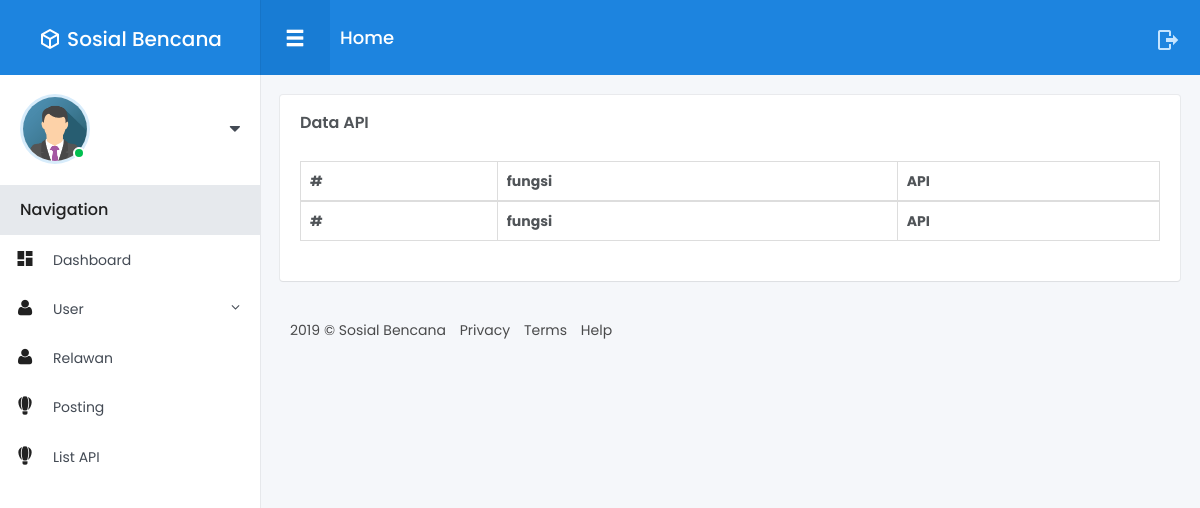
/index.php/admin/listAPI, run on an earlier commit of the app's database.
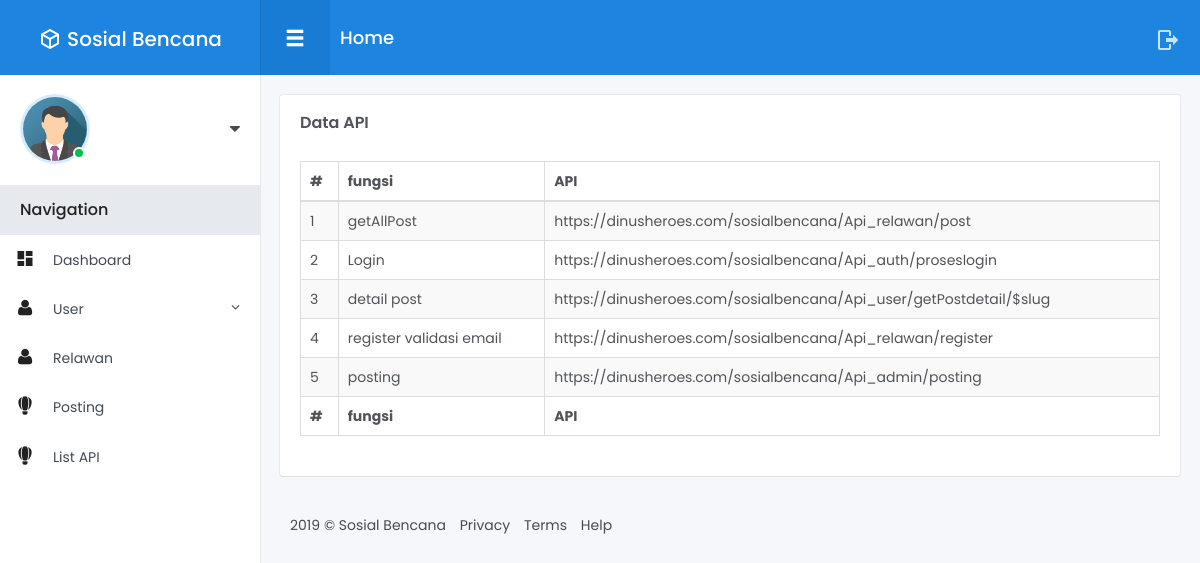
And on a later commit of the database.
### tables this page shows
CREATE TABLE `list_api` (
  `id` int(11) NOT NULL,
  `fungsi` varchar(50) NOT NULL,
  `api` varchar(250) NOT NULL
);

### application/controllers/Admin.php (called while the page is built, shortened)
<?php
class Admin extends CI_Controller {
	public function __construct()
	{
		$this->load->model('Admin_model');
		$this->load->model('Jumlah_model');
    }
    public function listAPI()
    {
        $data=array(
            'api'=>$this->Admin_model->get('list_api')
        );
        $this->load->view('Admin/listapi',$data);
    }
}

### index.php (called while the page is built, shortened)
<?php
require_once BASEPATH.'core/CodeIgniter.php';

### application/models/Admin_model.php (called while the page is built, shortened)
<?php
class Admin_model extends CI_Model {
    public function get($table)
    {
        $this->db->select('*');
        $this->db->from($table);
        return $this->db->get()->result_array();
    }
}

### application/views/Admin/listapi.php (the view, shortened to what this page needs)
<!DOCTYPE html>
<html lang="en">
<head>
	<?php $this->load->view('Admin/include/css'); ?>
</head>
<body>
<div class="main-menu">
	<header class="header">
		<?php $this->load->view('Admin/include/header'); ?>
	</header>
	<div class="content">
        <?php $this->load->view('Admin/include/sidebar'); ?>
	</div>
</div>
<div class="fixed-navbar">
	<?php $this->load->view('Admin/include/navbar'); ?>
</div>
<div id="wrapper">
	<div class="main-content">
		<div class="row small-spacing">
            <div class="col-lg-12">
				<div class="box-content">
					<h4 class="box-title">Data API</h4>
					<table id="example" class="table table-striped table-bordered display" style="width:100%">
						<thead>
							<tr>
								<th>#</th>
								<th>fungsi</th>
								<th>API</th>
							</tr>
						</thead>
						<tfoot>
							<tr>
                                <th>#</th>
								<th>fungsi</th>
								<th>API</th>
							</tr>
						</tfoot>
						<tbody>
							<?php
							$no = 1;
							foreach($api as $api) {
							?>
							<tr>
								<td><?php echo $no++; ?></td>
								<td><?php echo $api['fungsi']; ?></td>
								<td><?php echo $api['api']; ?></td>
                            </tr>
							<?php } ?>
                        </tbody>
					</table>
				</div>
			</div>
		</div>
		<footer class="footer">
			<?php $this->load->view('Admin/include/footer'); ?>
		</footer>
	</div>
</div>
</body>
</html>

### application/views/Admin/include/css.php (shortened to what this page needs)
<link rel="stylesheet" href="<?php echo base_url(); ?>asset/admin/styles/style.min.css">
<link rel="stylesheet" href="<?php echo base_url(); ?>asset/admin/fonts/material-design/css/materialdesignicons.css">
<link rel="stylesheet" href="<?php echo base_url(); ?>asset/admin/plugin/mCustomScrollbar/jquery.mCustomScrollbar.min.css">
<link rel="stylesheet" href="<?php echo base_url(); ?>asset/admin/plugin/waves/waves.min.css">
<link rel="stylesheet" href="<?php echo base_url(); ?>asset/admin/plugin/sweet-alert/sweetalert.css">
<link rel="stylesheet" href="<?php echo base_url(); ?>asset/admin/plugin/chart/morris/morris.css">
<link rel="stylesheet" href="<?php echo base_url(); ?>asset/admin/plugin/datatables/media/css/dataTables.bootstrap.min.css">
<link rel="stylesheet" href="<?php echo base_url(); ?>asset/admin/plugin/datatables/extensions/Responsive/css/responsive.bootstrap.min.css">
<link rel="stylesheet" href="https://unpkg.com/leaflet@1.4.0/dist/leaflet.css"/>

### application/views/Admin/include/header.php (shortened to what this page needs)
<a href="<?php echo base_url('admin'); ?>" class="logo"><i class="ico mdi mdi-cube-outline"></i><?php echo SITE_NAME; ?></a>
<div class="user">
    <a href="#" class="avatar"><img src="<?php echo base_url('asset/img/sosial/avatar.png') ?>" alt=""><span class="status online"></span></a>
    <div class="control-wrap js__drop_down">
        <i class="fa fa-caret-down js__drop_down_button"></i>
    </div>
</div>

### application/views/Admin/include/sidebar.php (shortened to what this page needs)
<div class="navigation">
	<h5 class="title">Navigation</h5>
	<ul class="menu js__accordion">
		<li class="">
			<a class="waves-effect" href="<?php echo base_url('admin'); ?>"><i class="menu-icon mdi mdi-view-dashboard"></i><span>Dashboard</span></a>
		</li>
		<li>
			<a class="waves-effect parent-item js__control" href="#"><i class="menu-icon fa fa-user"></i><span>User</span><span class="menu-arrow fa fa-angle-down"></span></a>
		</li>
		<li class="">
			<a class="waves-effect" href="<?php echo base_url('user/relawan'); ?>"><i class="menu-icon fa fa-user"></i><span>Relawan</span></a>
		</li>
		<li class="">
			<a class="waves-effect" href="<?php echo base_url('posting'); ?>"><i class="menu-icon mdi mdi-airballoon"></i><span>Posting</span></a>
		</li>
		<li class="">
			<a class="waves-effect" href="<?php echo base_url('Admin/listAPI'); ?>"><i class="menu-icon mdi mdi-airballoon"></i><span>List API</span></a>
		</li>
	</ul>
</div>

### application/views/Admin/include/navbar.php
<div class="pull-left">
    <button type="button" class="menu-mobile-button glyphicon glyphicon-menu-hamburger js__menu_mobile"></button>
    <a href="<?php echo base_url('/'); ?>" style="color: #fff;"><h1 class="page-title">Home</h1></a>
</div>
<div class="pull-right">
    <a href="<?php echo base_url('logout'); ?>" class="ico-item mdi mdi-logout"></a>
</div>

### application/views/Admin/include/footer.php
<ul class="list-inline">
    <li><?php echo date('Y'); ?> © <?php echo SITE_NAME; ?></li>
    <li><a href="#">Privacy</a></li>
    <li><a href="#">Terms</a></li>
    <li><a href="#">Help</a></li>
</ul>

What changed in the data, as far as the page shows it:
added list_api: fungsi "getAllPost", api "https://dinusheroes.com/sosialbencana/Api_relawan/post"
added list_api: fungsi "Login", api "https://dinusheroes.com/sosialbencana/Api_auth/proseslogin"
added list_api: fungsi "detail post", api "https://dinusheroes.com/sosialbencana/Api_user/getPostdetail/$slug"
added list_api: fungsi "register validasi email", api "https://dinusheroes.com/sosialbencana/Api_relawan/register"
added list_api: fungsi "posting", api "https://dinusheroes.com/sosialbencana/Api_admin/posting"
